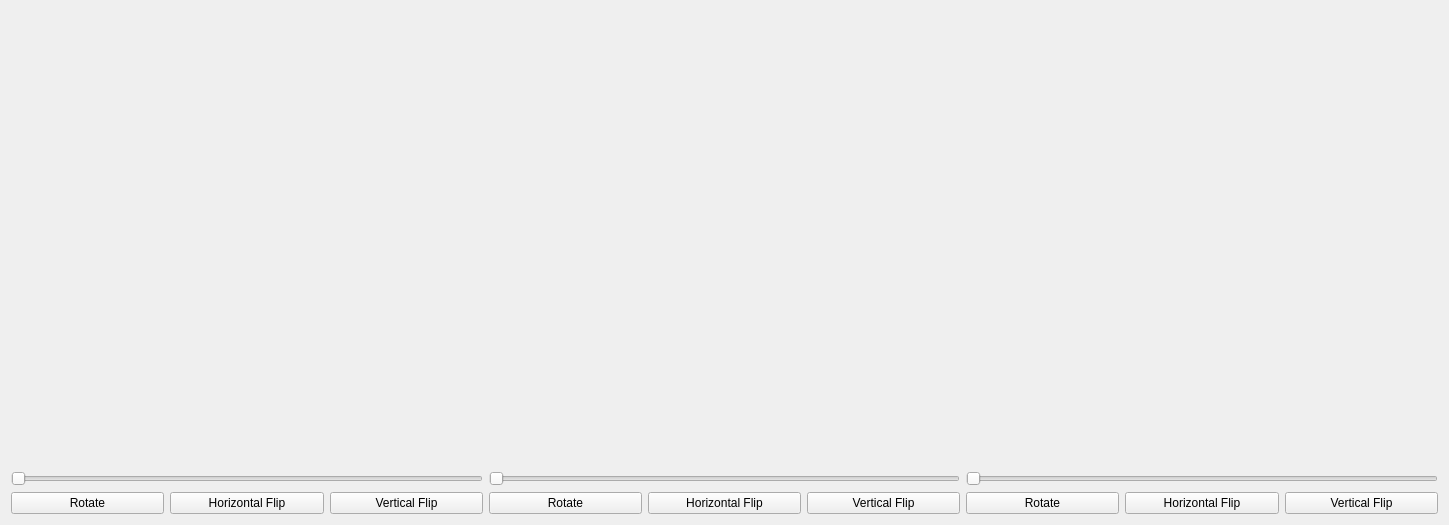
<?xml version="1.0" encoding="UTF-8"?>
<ui version="4.0">
 <class>VTKThreeViews</class>
 <widget class="QWidget" name="VTKThreeViews">
  <property name="geometry">
   <rect>
    <x>0</x>
    <y>0</y>
    <width>1449</width>
    <height>525</height>
   </rect>
  </property>
  <property name="windowTitle">
   <string>VTKThreeViews</string>
  </property>
  <layout class="QGridLayout" name="gridLayout_4">
   <item row="0" column="1">
    <layout class="QGridLayout" name="gridLayout_2" rowstretch="90,0,0">
     <item row="0" column="0">
      <widget class="QWidget" name="sagittalDisplay" native="true"/>
     </item>
     <item row="1" column="0">
      <widget class="QSlider" name="sagittalSlider">
       <property name="orientation">
        <enum>Qt::Horizontal</enum>
       </property>
      </widget>
     </item>
     <item row="2" column="0">
      <layout class="QHBoxLayout" name="horizontalLayout_7">
       <item>
        <widget class="QPushButton" name="sagittalRotateBtn">
         <property name="text">
          <string>Rotate</string>
         </property>
        </widget>
       </item>
       <item>
        <widget class="QPushButton" name="sagittalHorizontalBtn">
         <property name="text">
          <string>Horizontal Flip</string>
         </property>
        </widget>
       </item>
       <item>
        <widget class="QPushButton" name="sagittalVerticalBtn">
         <property name="text">
          <string>Vertical Flip</string>
         </property>
        </widget>
       </item>
      </layout>
     </item>
    </layout>
   </item>
   <item row="0" column="2">
    <layout class="QGridLayout" name="gridLayout_3" rowstretch="90,5,5">
     <item row="0" column="0">
      <widget class="QWidget" name="coronalDisplay" native="true"/>
     </item>
     <item row="1" column="0">
      <widget class="QSlider" name="coronalSlider">
       <property name="orientation">
        <enum>Qt::Horizontal</enum>
       </property>
      </widget>
     </item>
     <item row="2" column="0">
      <layout class="QHBoxLayout" name="horizontalLayout_8">
       <item>
        <widget class="QPushButton" name="coronalRotateBtn">
         <property name="text">
          <string>Rotate</string>
         </property>
        </widget>
       </item>
       <item>
        <widget class="QPushButton" name="coronalHorizontalBtn">
         <property name="text">
          <string>Horizontal Flip</string>
         </property>
        </widget>
       </item>
       <item>
        <widget class="QPushButton" name="coronalVerticalBtn">
         <property name="text">
          <string>Vertical Flip</string>
         </property>
        </widget>
       </item>
      </layout>
     </item>
    </layout>
   </item>
   <item row="0" column="0">
    <layout class="QGridLayout" name="gridLayout" rowstretch="90,5,5" rowminimumheight="0,0,0">
     <property name="sizeConstraint">
      <enum>QLayout::SetDefaultConstraint</enum>
     </property>
     <item row="0" column="0">
      <widget class="QWidget" name="axialDisplay" native="true"/>
     </item>
     <item row="1" column="0">
      <widget class="QSlider" name="axialSlider">
       <property name="orientation">
        <enum>Qt::Horizontal</enum>
       </property>
      </widget>
     </item>
     <item row="2" column="0">
      <layout class="QHBoxLayout" name="horizontalLayout_6">
       <property name="sizeConstraint">
        <enum>QLayout::SetMinAndMaxSize</enum>
       </property>
       <property name="leftMargin">
        <number>0</number>
       </property>
       <property name="topMargin">
        <number>0</number>
       </property>
       <item>
        <widget class="QPushButton" name="axialRotateBtn">
         <property name="text">
          <string>Rotate</string>
         </property>
        </widget>
       </item>
       <item>
        <widget class="QPushButton" name="axialHorizontalBtn">
         <property name="text">
          <string>Horizontal Flip</string>
         </property>
        </widget>
       </item>
       <item>
        <widget class="QPushButton" name="axialVerticalBtn">
         <property name="text">
          <string>Vertical Flip</string>
         </property>
        </widget>
       </item>
      </layout>
     </item>
    </layout>
   </item>
  </layout>
 </widget>
 <layoutdefault spacing="6" margin="11"/>
 <resources/>
 <connections>
  <connection>
   <sender>axialSlider</sender>
   <signal>sliderMoved(int)</signal>
   <receiver>VTKThreeViews</receiver>
   <slot>axialSliderMove(int)</slot>
   <hints>
    <hint type="sourcelabel">
     <x>282</x>
     <y>461</y>
    </hint>
    <hint type="destinationlabel">
     <x>276</x>
     <y>439</y>
    </hint>
   </hints>
  </connection>
  <connection>
   <sender>sagittalSlider</sender>
   <signal>sliderMoved(int)</signal>
   <receiver>VTKThreeViews</receiver>
   <slot>sagittalSliderMove(int)</slot>
   <hints>
    <hint type="sourcelabel">
     <x>958</x>
     <y>467</y>
    </hint>
    <hint type="destinationlabel">
     <x>542</x>
     <y>439</y>
    </hint>
   </hints>
  </connection>
  <connection>
   <sender>coronalSlider</sender>
   <signal>sliderMoved(int)</signal>
   <receiver>VTKThreeViews</receiver>
   <slot>coronalSliderMove(int)</slot>
   <hints>
    <hint type="sourcelabel">
     <x>1436</x>
     <y>467</y>
    </hint>
    <hint type="destinationlabel">
     <x>990</x>
     <y>442</y>
    </hint>
   </hints>
  </connection>
  <connection>
   <sender>axialRotateBtn</sender>
   <signal>clicked()</signal>
   <receiver>VTKThreeViews</receiver>
   <slot>axialRotate()</slot>
   <hints>
    <hint type="sourcelabel">
     <x>33</x>
     <y>493</y>
    </hint>
    <hint type="destinationlabel">
     <x>6</x>
     <y>501</y>
    </hint>
   </hints>
  </connection>
  <connection>
   <sender>axialHorizontalBtn</sender>
   <signal>clicked()</signal>
   <receiver>VTKThreeViews</receiver>
   <slot>axialHorizontalFlip()</slot>
   <hints>
    <hint type="sourcelabel">
     <x>231</x>
     <y>499</y>
    </hint>
    <hint type="destinationlabel">
     <x>228</x>
     <y>519</y>
    </hint>
   </hints>
  </connection>
  <connection>
   <sender>axialVerticalBtn</sender>
   <signal>clicked()</signal>
   <receiver>VTKThreeViews</receiver>
   <slot>axialVerticalFlip()</slot>
   <hints>
    <hint type="sourcelabel">
     <x>377</x>
     <y>498</y>
    </hint>
    <hint type="destinationlabel">
     <x>371</x>
     <y>516</y>
    </hint>
   </hints>
  </connection>
  <connection>
   <sender>sagittalRotateBtn</sender>
   <signal>clicked()</signal>
   <receiver>VTKThreeViews</receiver>
   <slot>sagittalRotate()</slot>
   <hints>
    <hint type="sourcelabel">
     <x>582</x>
     <y>501</y>
    </hint>
    <hint type="destinationlabel">
     <x>553</x>
     <y>516</y>
    </hint>
   </hints>
  </connection>
  <connection>
   <sender>sagittalHorizontalBtn</sender>
   <signal>clicked()</signal>
   <receiver>VTKThreeViews</receiver>
   <slot>sagittalHorizontalFlip()</slot>
   <hints>
    <hint type="sourcelabel">
     <x>743</x>
     <y>498</y>
    </hint>
    <hint type="destinationlabel">
     <x>694</x>
     <y>518</y>
    </hint>
   </hints>
  </connection>
  <connection>
   <sender>sagittalVerticalBtn</sender>
   <signal>clicked()</signal>
   <receiver>VTKThreeViews</receiver>
   <slot>sagittalVerticalFlip()</slot>
   <hints>
    <hint type="sourcelabel">
     <x>836</x>
     <y>495</y>
    </hint>
    <hint type="destinationlabel">
     <x>811</x>
     <y>520</y>
    </hint>
   </hints>
  </connection>
  <connection>
   <sender>coronalRotateBtn</sender>
   <signal>clicked()</signal>
   <receiver>VTKThreeViews</receiver>
   <slot>coronalRotate()</slot>
   <hints>
    <hint type="sourcelabel">
     <x>1064</x>
     <y>496</y>
    </hint>
    <hint type="destinationlabel">
     <x>1037</x>
     <y>516</y>
    </hint>
   </hints>
  </connection>
  <connection>
   <sender>coronalHorizontalBtn</sender>
   <signal>clicked()</signal>
   <receiver>VTKThreeViews</receiver>
   <slot>coronalHorizontalFlip()</slot>
   <hints>
    <hint type="sourcelabel">
     <x>1224</x>
     <y>493</y>
    </hint>
    <hint type="destinationlabel">
     <x>1156</x>
     <y>518</y>
    </hint>
   </hints>
  </connection>
  <connection>
   <sender>coronalVerticalBtn</sender>
   <signal>clicked()</signal>
   <receiver>VTKThreeViews</receiver>
   <slot>coronalVerticalFlip()</slot>
   <hints>
    <hint type="sourcelabel">
     <x>1330</x>
     <y>494</y>
    </hint>
    <hint type="destinationlabel">
     <x>1301</x>
     <y>519</y>
    </hint>
   </hints>
  </connection>
 </connections>
 <slots>
  <slot>axialSliderMove(int)</slot>
  <slot>sagittalSliderMove(int)</slot>
  <slot>coronalSliderMove(int)</slot>
  <slot>axialRotate()</slot>
  <slot>coronalRotate()</slot>
  <slot>sagittalRotate()</slot>
  <slot>axialHorizontalFlip()</slot>
  <slot>coronalHorizontalFlip()</slot>
  <slot>sagittalHorizontalFlip()</slot>
  <slot>axialVerticalFlip()</slot>
  <slot>coronalVerticalFlip()</slot>
  <slot>sagittalVerticalFlip()</slot>
 </slots>
</ui>
